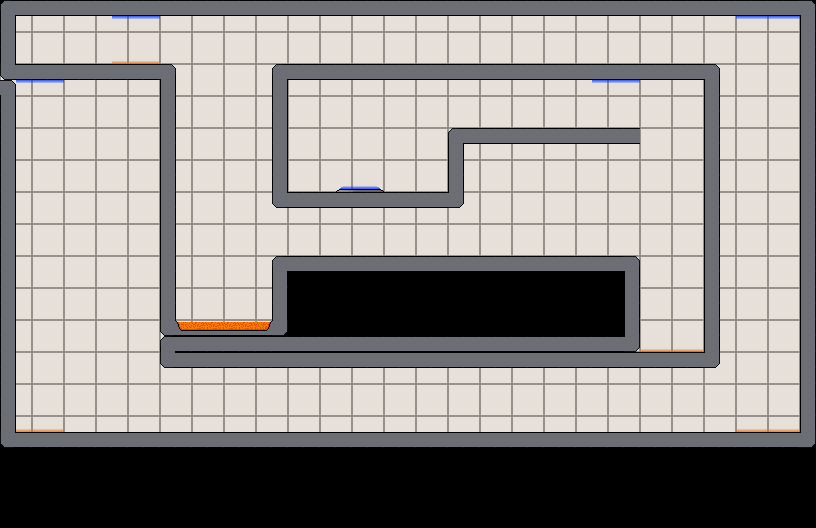

Rendered tile map (Tiled .tmx) drawn with the repository's tilesets; below, a short description and the map source with its tile grids summarised:
An orthogonal 51x33 tile map with 16x16 px tiles, 7 tile layers (background, walls, switches, gravTiles, ...) and 1 object (spawnPoint1).

<map version="1.0" orientation="orthogonal" width="51" height="33" tilewidth="16" tileheight="16">
 <tileset firstgid="1" name="interiorTileset" tilewidth="16" tileheight="16">
  <image source="interiorTileset.png" trans="ff00ff" width="144" height="64" />
 </tileset>
 <layer name="background" width="51" height="33">
  <data>[1683 cells, 1683 non-empty, 5 distinct tile ids]</data>
 </layer>
 <layer name="walls" width="51" height="33">
  <data>[1683 cells, 355 non-empty, 8 distinct tile ids]</data>
 </layer>
 <layer name="switches" width="51" height="33">
  <data>[1683 cells, 0 non-empty, 0 distinct tile ids]</data>
 </layer>
 <layer name="gravTiles" width="51" height="33">
  <data>[1683 cells, 27 non-empty, 2 distinct tile ids]</data>
 </layer>
 <objectgroup name="spawnPoint" width="51" height="33">
  <object name="spawnPoint1" x="47" y="29" />
 </objectgroup>
 <layer name="acid" width="51" height="33">
  <data>[1683 cells, 18 non-empty, 4 distinct tile ids]</data>
 </layer>
 <layer name="exit" width="51" height="33">
  <data>[1683 cells, 1 non-empty, 1 distinct tile ids]</data>
 </layer>
 <layer name="exitDummyTiles" width="51" height="33">
  <data>[1683 cells, 2 non-empty, 2 distinct tile ids]</data>
 </layer>
</map>
